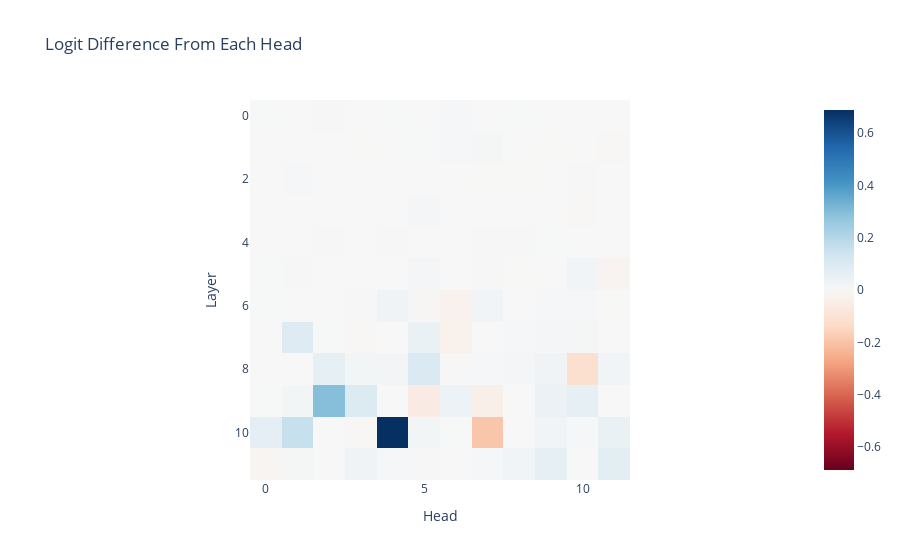

Notebook code for this chart:
### Markdown cell above
#### Head Attribution

### Code cell
def imshow(tensor, renderer=None, **kwargs):
    px.imshow(utils.to_numpy(tensor), color_continuous_midpoint=0.0, color_continuous_scale="RdBu", **kwargs).show(renderer)

per_head_residual, labels = clean_cache.stack_head_results(layer=-1, pos_slice=-1, return_labels=True)
per_head_logit_diffs = residual_stack_to_logit_diff(per_head_residual, clean_cache)
per_head_logit_diffs = einops.rearrange(per_head_logit_diffs, "(layer head_index) -> layer head_index", layer=model.cfg.n_layers, head_index=model.cfg.n_heads)
imshow(per_head_logit_diffs, labels={"x":"Head", "y":"Layer"}, title="Logit Difference From Each Head")

### Figure 1 — Plotly figure (JSON) as saved in the notebook; plotly's stock layout.template omitted (floating-point values rounded to 4 significant figures; data arrays with more than 128 entries replaced by an {"elided": "..."} marker saying what was removed)
{"data": [{"coloraxis": "coloraxis", "hovertemplate": "Head: %{x}<br>Layer: %{y}<br>color: %{z}<extra></extra>", "name": "0", "type": "heatmap", "xaxis": "x", "yaxis": "y", "z": {"elided": "12x12 float values"}}], "layout": {"coloraxis": {"cmid": 0, "colorscale": [[0, "rgb(103,0,31)"], [0.1, "rgb(178,24,43)"], [0.2, "rgb(214,96,77)"], [0.3, "rgb(244,165,130)"], [0.4, "rgb(253,219,199)"], [0.5, "rgb(247,247,247)"], [0.6, "rgb(209,229,240)"], [0.7, "rgb(146,197,222)"], [0.8, "rgb(67,147,195)"], [0.9, "rgb(33,102,172)"], [1, "rgb(5,48,97)"]]}, "title": {"text": "Logit Difference From Each Head"}, "xaxis": {"anchor": "y", "constrain": "domain", "domain": [0, 1], "scaleanchor": "y", "title": {"text": "Head"}}, "yaxis": {"anchor": "x", "autorange": "reversed", "constrain": "domain", "domain": [0, 1], "title": {"text": "Layer"}}}}
